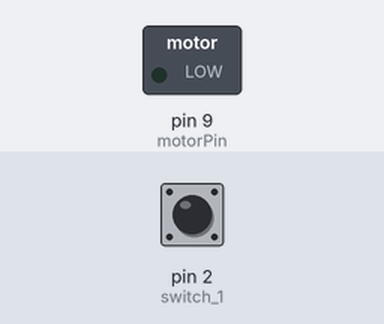
Simulated run of this sketch. Board: Arduino Uno, built with avr-gcc and run on an emulated ATmega328P. Shown: switched loads named in the sketch (green lamp = pin HIGH). Inputs (shaded band) come from the test bench; at power-on: pin 2 (switch_1) LOW.

Above: at 1.2 s.
1.3 s: pin 2 (switch_1) pulled HIGH for 0.15 s
At 1.37 s:
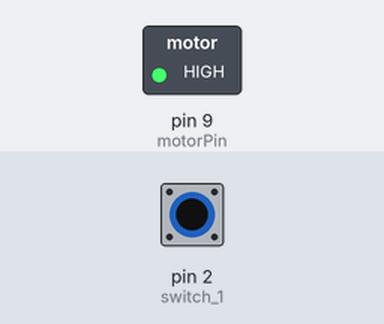
2.9 s: pin 2 (switch_1) pulled HIGH for 3.2 s
At 7.4 s:
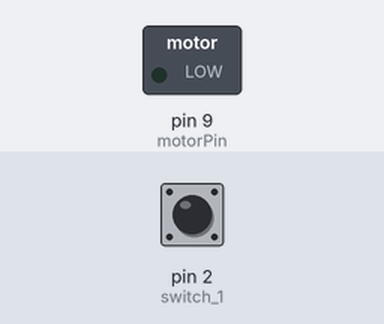
Timing chart, 0 to 8.9 s (numbered marks = the images above; inputs shaded):
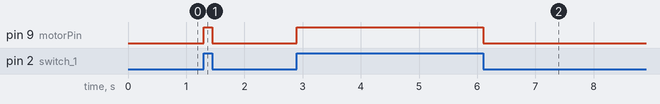

The sketch:

MOTORIZED_PIN_WHEEL.ino
```cpp
// Define a variable to store the switch state (LOW or HIGH)
int switchstate = 0;

// Define constants for pin numbers
const int switch_1 = 2;   // Pin connected to the switch
const int motorPin = 9;   // Pin connected to the motor control

void setup() {
  // Setup code to run once when the Arduino starts

  pinMode(switch_1, INPUT); // Set the switch pin as an input
  pinMode(motorPin, OUTPUT); // Set the motor pin as an output
}

void loop() {
  // Main code to run repeatedly

  // Read the state of the switch and store it in the switchstate variable
  switchstate = digitalRead(switch_1);

  // Check if the switch state is HIGH (meaning it's pressed)
  if (switchstate == HIGH) {
    digitalWrite(motorPin, HIGH); // Turn on the motor (set motorPin to HIGH)
  } else {
    digitalWrite(motorPin, LOW); // Turn off the motor (set motorPin to LOW)
  }
}
```

Measured:
- after the input at 1.3 s, pin 9 (motorPin): LOW → HIGH at once, → LOW 0.15 s later
- after the input at 2.9 s, pin 9 (motorPin): LOW → HIGH at once, → LOW 3.2 s later
